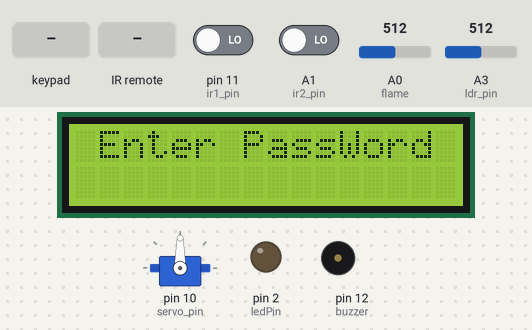
Simulated run of this sketch. Board: Arduino Uno, built with avr-gcc and run on an emulated ATmega328P. Shown: 16×2 character LCD, servo, output pins drawn as LEDs (lit = HIGH), buzzer (waves = sounding, pin HIGH). Inputs (shaded band) come from the test bench; at power-on: A0 (flame) = 512, pin 11 (ir1_pin) LOW, A1 (ir2_pin) LOW, A3 (ldr_pin) = 512. What the sketch prints to the serial monitor is not drawn.

Above: at 3.3 s.
3.4 s: keypad keys 1 2 3 4 # pressed 0.4 s apart
At 6.7 s:
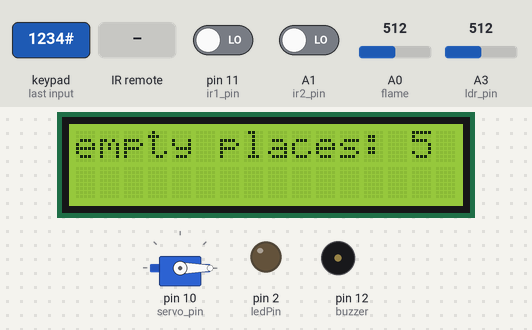
6.9 s: A0 (flame) set to 311
9.9 s: A0 (flame) set to 284
At 11.64 s:
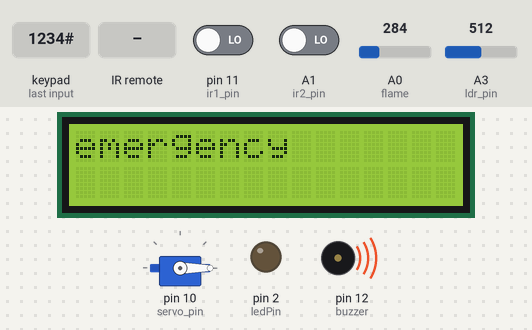
12.9 s: infrared code 0xF18AEB1F received
At 15.6 s:
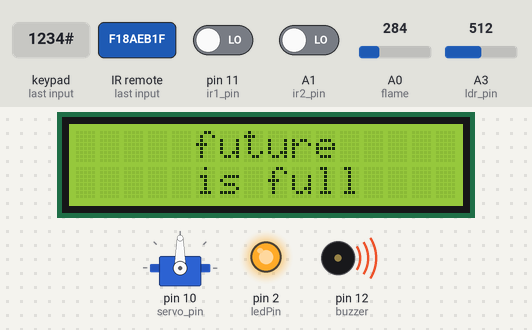
15.9 s: key '1' pressed
At 18.7 s:
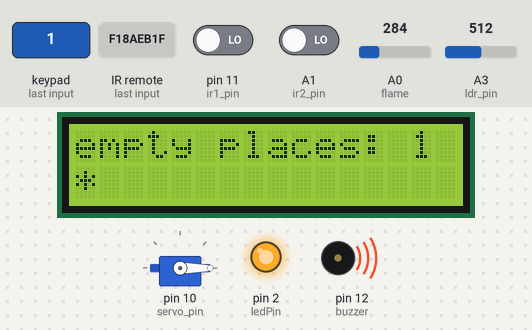
18.9 s: key '#' pressed
At 22.7 s:
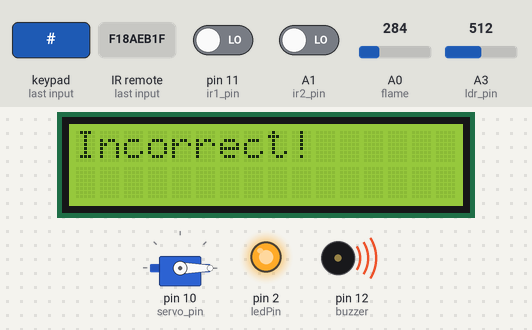
Timing chart, 0 to 22.9 s (numbered marks = the images above; inputs shaded):
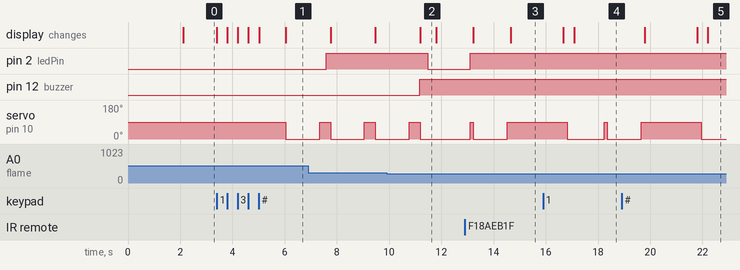

Measured:
- the behaviour switches between 300 and 299 on A0 (flame) (found by bisection; images 1 and 2)
- after the input at 3.4 s, servo on pin 10 (servo_pin): 90° → 0° after 2.6 s; the display: first changes at once (image 1 shows a later state)
- after the input at 9.9 s, pin 2 (ledPin): HIGH → LOW after 1.6 s; pin 12 (buzzer): LOW → HIGH after 1.3 s; servo on pin 10 (servo_pin): goes on until 11.2 s, then stays 0°; the display: changes after 1.3 s (image 2)
- after the input at 15.9 s, the display: first differs from a run without the input after 1.2 s (image 4)
- after the input at 18.9 s, the display: first differs from a run without the input after 3.3 s (image 5)
- what the display in image 2 shows lasts 0.6 s, from 11.2 s to 11.8 s

The sketch:

smart_grage2.ino
```cpp
#include <IRremote.hpp>
#include <Servo.h>
#include <Wire.h>
#include <LiquidCrystal_I2C.h>
#include <Keypad.h>
#include <IRremote.h>
#define ldr_pin A3    //ldr pin
#define ir1_pin 11    //enter ir
#define remotee A2    //remote ir
#define ir2_pin A1    //exit ir
#define servo_pin 10  //servo pin
#define ledPin 2      //led system
#define buzzer 12     //buzzer
#define flame A0    //flame sensor

int space;
int total = 5;
Servo serv;
int start_system = 0;
const byte ROWS = 4;
const byte COLS = 4;
IRrecv irrecv(remotee);
decode_results results;
int ir1_reading;
int ir2_reading;
int bool1 = 0;
int bool2 = 0;
bool bool3 = true;
bool bool4 = true;
bool flag_ldr = true;
bool flag_flame = true;
unsigned long start_time=0;
unsigned long end_time=0;
unsigned long car_time=0;
int  flag_timer = 0;
char keys[ROWS][COLS] = {
  { '1', '2', '3' },
  { '4', '5', '6' },
  { '7', '8', '9' },
  { '*', '0', '#' }
};

byte rowPins[ROWS] = { 9, 8, 7, 6 };
byte colPins[COLS] = { 5, 4, 3 };

Keypad keypad = Keypad(makeKeymap(keys), rowPins, colPins, ROWS, COLS);
LiquidCrystal_I2C lcd(0x27, 16, 2);  // Change the address (0x27 or 0x3F) if needed


char passcode1[] = "1234";  // كلمة المرور لتشغيل ال LED
char passcode2[] = "5678";  // كلمة المرور لإيقاف ال LED
char enteredPasscode[100] = "";

void setup() {
  pinMode(ledPin, OUTPUT);
  pinMode(ir1_pin, INPUT);
  pinMode(ir2_pin, INPUT);
  pinMode(ldr_pin, INPUT);
  pinMode(flame, INPUT);
  pinMode(buzzer, OUTPUT);

  lcd.init();
  lcd.backlight();

  space = total;
  lcd.setCursor(0, 0);
  lcd.print(" Welcome to ");
  lcd.setCursor(0, 1);
  lcd.print("     future ");
  delay(2000);
  lcd.clear();
 lcd.print(" Enter PassWord ");

  Serial.begin(9600);
  irrecv.enableIRIn();  // Start the receiver

  serv.attach(servo_pin);
  serv.write(90);
}

void loop() {
  char key = keypad.getKey();

  if (key) {
    if (key == '#') {
      if (strcmp(enteredPasscode, passcode1) == 0) {
        lcd.clear();
        lcd.print("   open garage ");
        delay(1000);
        lcd.clear();
        clearEnteredPasscode();
        start_system = 1;


      } else if (strcmp(enteredPasscode, passcode2) == 0) {
        lcd.clear();
        lcd.print("   out of system ");
        delay(1000);
        lcd.clear();
        clearEnteredPasscode();
        start_system = 0;
      } else {
        lcd.clear();
        lcd.print("Incorrect!");
        delay(2000);
        lcd.clear();
        lcd.print("Enter Passcode:");
        clearEnteredPasscode();
      }
    } else {
      if (strlen(enteredPasscode) < 4) {
        lcd.setCursor(strlen(enteredPasscode), 1);
        lcd.print('*');
        enteredPasscode[strlen(enteredPasscode)] = key;
        enteredPasscode[strlen(enteredPasscode) + 1] = '\0';
      }
    }
  }
  //click third button to start system
  if (irrecv.decode(&results)) {
    Serial.println(results.value, HEX);
    irrecv.resume();  // Receive the next value
    Serial.println(start_system);

    if (results.value == 0xBBCD5C52) {
      start_system = 1;
    }
    delay(100);
  }

  //start system
  if (start_system) {
int h =digitalRead(remotee);
 lcd.setCursor(0, 0);
  lcd.print("empty places: ");
  lcd.print(space);


    //smart servo
    ir1_reading = digitalRead(ir1_pin);
    ir2_reading = digitalRead(ir2_pin);
    if (ir1_reading == LOW && bool1 == 0) {
      if (space > 0) {
        bool1 = 1;
        if (bool2 == 0) {
          serv.write(0);
          space = space - 1;
        }
      } else {
        lcd.clear();
        lcd.setCursor(0, 0);
        lcd.print("     future ");
        lcd.setCursor(0, 1);
        lcd.print("     is full ");
        delay(2000);
        lcd.clear();
      }
      delay(150);
    }
    if (ir2_reading == LOW && bool2 == 0) {
      bool2 = 1;
      if (bool1 == 0) {
        serv.write(0);
        space = space + 1;
      }
      delay(150);
    }
    if (bool1 == 1 && bool2 == 1) {
      delay(1000);
      serv.write(90);
      bool1 = 0, bool2 = 0;
    }

    //smart remote
    if (irrecv.decode(&results)) {
      Serial.println(results.value, HEX);
      irrecv.resume();  // Receive the next value
      Serial.println(start_system);
      //first button to toggle led
      if (results.value == 0xF18AEB1F) {
        bool3 = !bool3;
        if (!bool3) {
          digitalWrite(ledPin, HIGH);
          flag_ldr = false;
          flag_flame = false;
        } else {
          digitalWrite(ledPin, LOW);
          flag_ldr = true;
          flag_flame = true;
        }
      }

      // middle button to toggle servo

      else if (results.value == 0x62828C97) {
        bool4 = !bool4;
        if (!bool4) {
          serv.write(0);
        } else {
          serv.write(90);
        }
      }

      //third button to close system

      else if (results.value == 0xBBCD5C52) {
        start_system = 0;
      }
    }
    delay(100);


    //ldr sensor


    int value = analogRead(ldr_pin);
    Serial.print("value");

    Serial.println(value);

    if (flag_ldr) {
      if (value > 450) {
        delay(150);
        digitalWrite(ledPin, HIGH);  //The LED turns ON in Dark.

      } else {
        delay(150);
        digitalWrite(ledPin, LOW);  //The LED turns OFF in Light.
      }
      delay(150);
    }
    //flame sensor

    int flamesensorvalue = analogRead(flame);
    Serial.print("flamesensorvalue");
    Serial.println(flamesensorvalue);
    if (flag_flame) {
      if (flamesensorvalue < 300) {
        digitalWrite(buzzer, HIGH);
        lcd.clear();
        lcd.print("emergency");
        serv.write(0);

        digitalWrite(ledPin, HIGH);
        delay(300);
        digitalWrite(ledPin, LOW);
        delay(300);

      } else {
        digitalWrite(buzzer, LOW);
        //serv.write(90);

      }
    }
    //smart timer
if(h==0&&flag_timer==0){
    flag_timer=1;
    start_time=millis();
    Serial.print("time of car1 :");
    Serial.print(start_time/1000);
    Serial.println(" s");
  }
  else if (h==1&&flag_timer==1){
    flag_timer=0;
car_time=millis()-start_time;
Serial.print("time of car2 :");
    Serial.print(car_time/1000);
    Serial.println(" s");
    lcd.setCursor(0,1);
    lcd.print("price:");
    lcd.setCursor(0,1);
    lcd.print(car_time/1000*0.1);
    lcd.setCursor(3,1);
    lcd.print(" EG");
    delay(3000);
    lcd.clear();

  }


  }
}


void clearEnteredPasscode() {
  for (int i = 0; i < 4; i++) {
    enteredPasscode[i] = '\0';
  }
}
```
